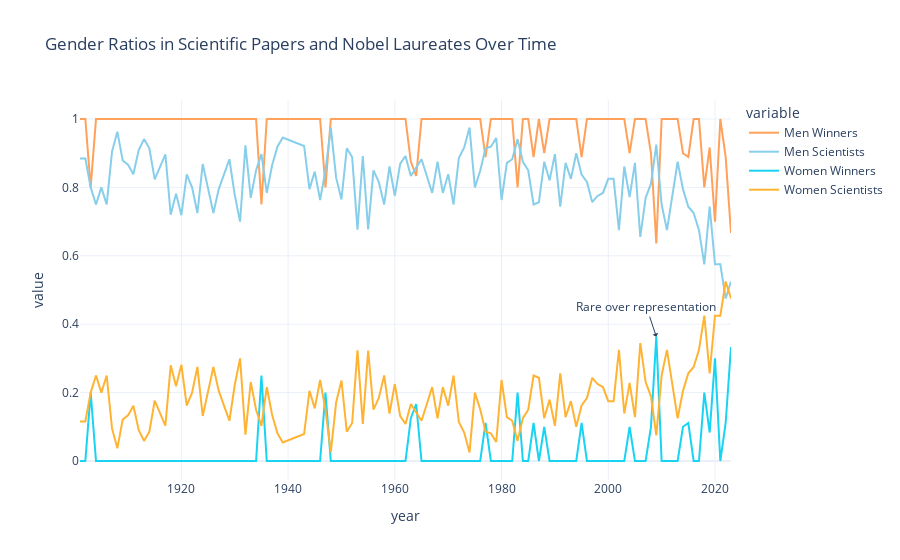

Notebook source saved alongside this figure:
### Code cell
# Create the line graph with markers
fig = px.line(
    merged_df,
    x='year',
    y=[
        'Men Winners',
        'Men Scientists', 
        'Women Winners', 
        'Women Scientists', 
        ],
    title='Gender Ratios in Scientific Papers and Nobel Laureates Over Time',
    color_discrete_map=custom_colors,
)
# Apply a theme
fig.update_layout(template='plotly_white')
# Update fonts

fig.add_annotation(
    x=2009,
    y=merged_df.loc[merged_df['year'] == 2009, 'Women Winners'].values[0],
    text="Rare over representation",
    showarrow=True,
    arrowhead=1
)
fig.show()
